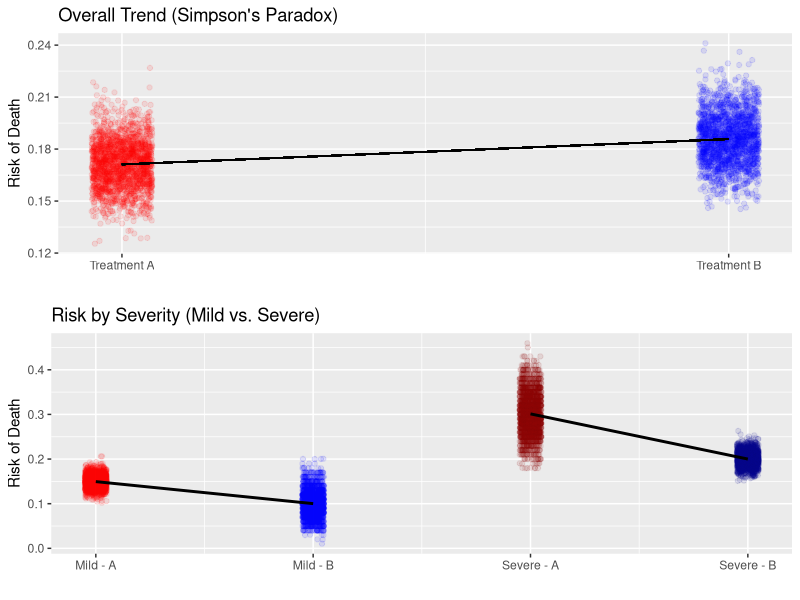
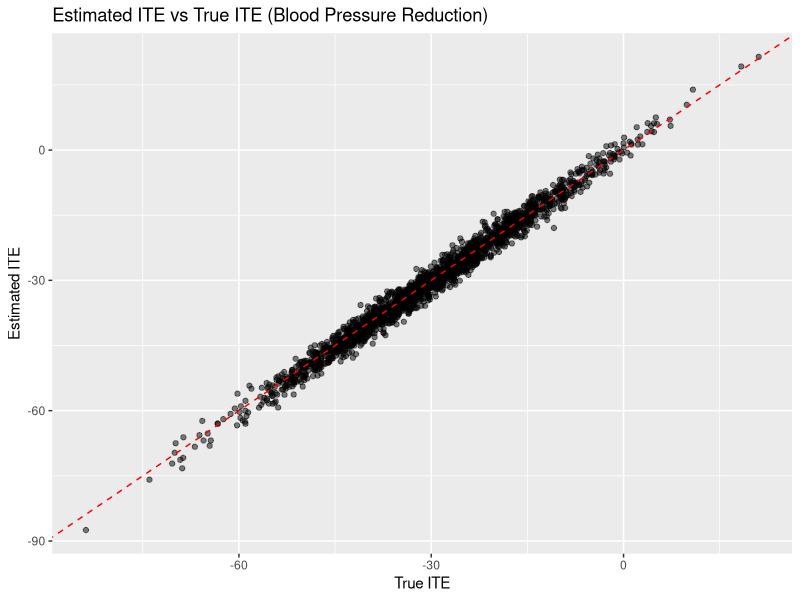
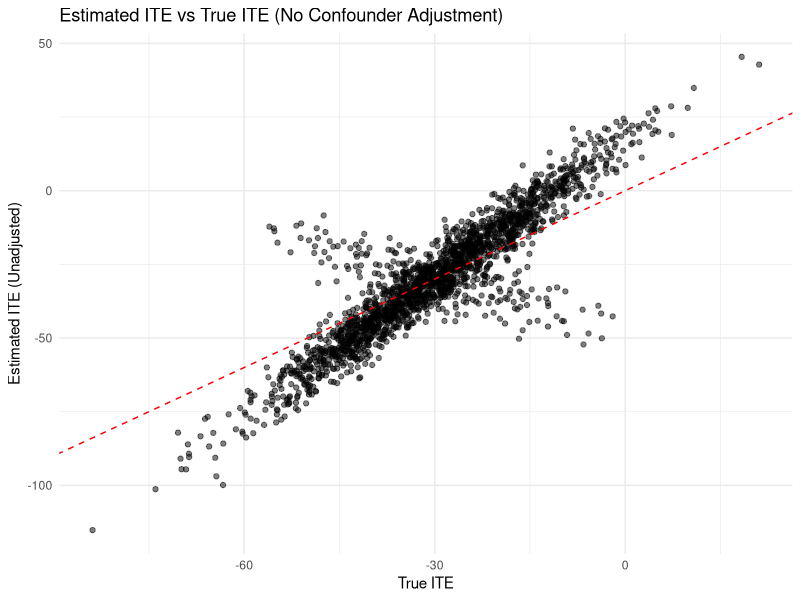
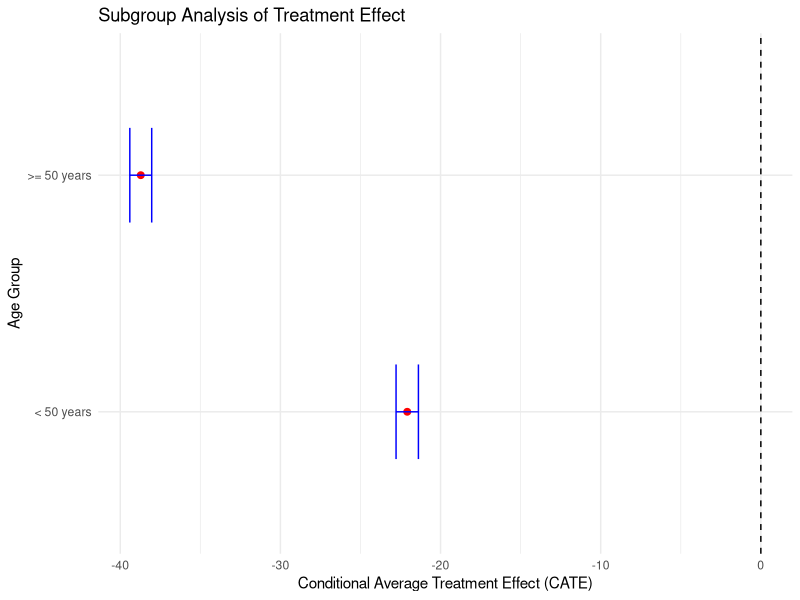
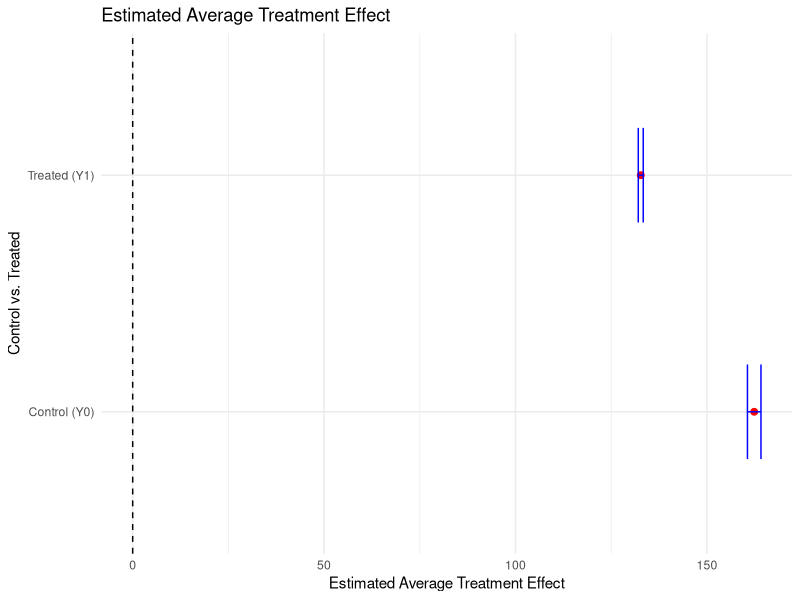
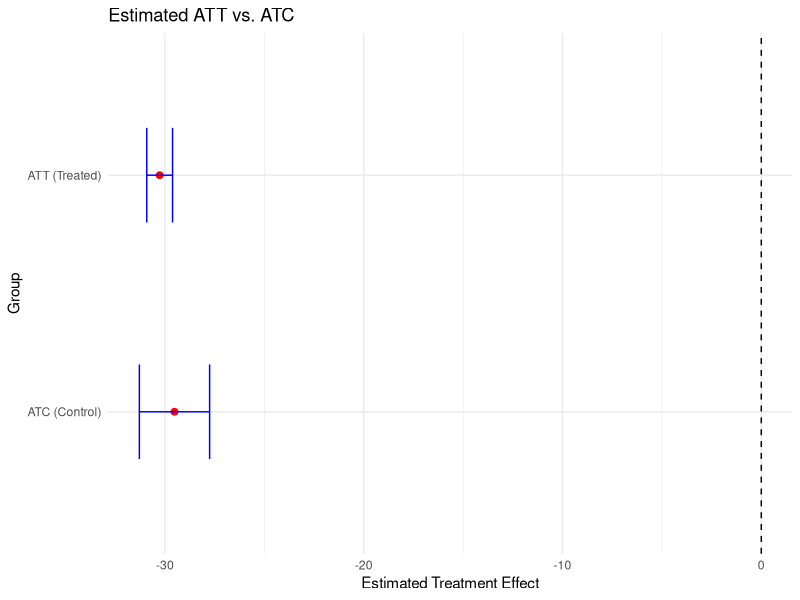

Generate these figures, in order, with R:
## ---- chunk 1

install.packages(c("ggplot2", "dplyr", "gridExtra"))

# Optional: for tidying model output
install.packages("broom")

## ---- chunk 2

library(ggplot2)
library(dplyr)
library(gridExtra)

# Optional if using tidy model outputs:
# library(broom)

## ---- chunk 3

sessionInfo()

## ---- chunk 4

# Simulates data for 2,000 trials of patients by severity and treatment.
# Calculates average death rates for each subgroup and for Treatment A vs B.

library(ggplot2)
library(dplyr)

n_simulations <- 2000

rate11 <- numeric(n_simulations)  # Mild & Treatment A
rate12 <- numeric(n_simulations)  # Mild & Treatment B
rate21 <- numeric(n_simulations)  # Severe & Treatment A
rate22 <- numeric(n_simulations)  # Severe & Treatment B
rate1  <- numeric(n_simulations)  # Overall Treatment A
rate2  <- numeric(n_simulations)  # Overall Treatment B

for (i in 1:n_simulations) {
  severity <- rep(c("Mild", "Severe"), each = 700)
  treatment <- c(rep("Treatment A", 600), rep("Treatment B", 100), 
                 rep("Treatment A", 100), rep("Treatment B", 600))
  outcome <- c(rbinom(600, 1, 0.15), rbinom(100, 1, 0.1), rbinom(100, 1, 0.3), 
               rbinom(600, 1, 0.2))

  data <- data.frame(Severity = severity, Treatment = treatment, 
                     Outcome = outcome)

  death_counts <- tapply(data$Outcome, list(data$Severity, data$Treatment), 
                         sum)
  total_counts <- table(data$Severity, data$Treatment)
  proportions <- death_counts / total_counts
  
  rate11[i] <- proportions["Mild", "Treatment A"]
  rate12[i] <- proportions["Mild", "Treatment B"]
  rate21[i] <- proportions["Severe", "Treatment A"]
  rate22[i] <- proportions["Severe", "Treatment B"]
  
  rate1[i] <- sum(death_counts["Mild", "Treatment A"], 
                  death_counts["Severe", "Treatment A"]) / 
              sum(total_counts["Mild", "Treatment A"], 
                  total_counts["Severe", "Treatment A"]) 
  rate2[i] <- sum(death_counts["Mild", "Treatment B"], 
                  death_counts["Severe", "Treatment B"]) / 
              sum(total_counts["Mild", "Treatment B"], 
                  total_counts["Severe", "Treatment B"])
}

## ---- chunk 5

# Calculates average death rates for each group and prints a summary table.

avg_rate11 <- mean(rate11) * 100  
avg_rate12 <- mean(rate12) * 100
avg_rate21 <- mean(rate21) * 100
avg_rate22 <- mean(rate22) * 100
avg_rate1  <- mean(rate1) * 100
avg_rate2  <- mean(rate2) * 100

final_table <- data.frame(
  Treatment = c("Treatment A", "Treatment B"),
  Mild_Avg = paste(round(c(avg_rate11, avg_rate12), 1), "%"),
  Severe_Avg = paste(round(c(avg_rate21, avg_rate22), 1), "%"),
  Total_Avg = paste(round(c(avg_rate1, avg_rate2), 1), "%")
)

final_table

## ---- chunk 6

# This chunk creates two plots:
# 1. Overall trend ignoring severity (showing the paradox)
# 2. Subgroup trends by severity (revealing the truth)
# Warnings are suppressed for a cleaner output

suppressWarnings({
  library(gridExtra)

  # Plot 1: Overall treatment death risk comparison
  overall_plot_data <- data.frame(
    X_Pos = rep(c(1, 2), each = n_simulations), 
    Death_rate = c(rate1, rate2),  
    Treatment = rep(c("Treatment A", "Treatment B"), each = n_simulations)
  )

  p1 <- ggplot(overall_plot_data, aes(x = X_Pos, y = Death_rate, 
                                      color = Treatment)) +
    geom_point(alpha = 0.1, position = position_jitter(width = 0.05), 
               show.legend = FALSE) +
    geom_segment(aes(x = 1, xend = 2, y = avg_rate1 / 100, 
                     yend = avg_rate2 / 100), color = "black") +
    scale_x_continuous(breaks = c(1, 2), 
                       labels = c("Treatment A", "Treatment B")) +
    scale_color_manual(values = c("Treatment A" = "red", 
                                  "Treatment B" = "blue")) +
    labs(title = "Overall Trend (Simpson's Paradox)", x = "", 
         y = "Risk of Death")

  # Plot 2: By severity
  plot_data_p2 <- data.frame(
    X_Pos = rep(1:4, each = n_simulations),
    Death_rate = c(rate11, rate12, rate21, rate22),
    Group = rep(c("Mild - A", "Mild - B", "Severe - A", "Severe - B"), 
                each = n_simulations),
    Severity = rep(c("Mild", "Mild", "Severe", "Severe"), each = n_simulations)
  )

  p2 <- ggplot(plot_data_p2, aes(x = X_Pos, y = Death_rate, color = Group)) +
    geom_point(alpha = 0.1, position = position_jitter(width = 0.05)) +
    geom_smooth(data = subset(plot_data_p2, Severity == "Mild"), method = "lm", 
                se = FALSE, color = "black") +
    geom_smooth(data = subset(plot_data_p2, Severity == "Severe"), 
                method = "lm", se = FALSE, color = "black") +
    scale_x_continuous(breaks = 1:4, 
              labels = c("Mild - A", "Mild - B", "Severe - A", "Severe - B")) +
    scale_color_manual(values = c("Mild - A" = "red", "Mild - B" = "blue", 
                                  "Severe - A" = "darkred", 
                                  "Severe - B" = "darkblue")) +
    labs(title = "Risk by Severity (Mild vs. Severe)", x = "", 
         y = "Risk of Death") +
    guides(color = "none")

  grid.arrange(p1, p2, nrow = 2)
})

## ---- chunk 7

# Fits a linear model to estimate how treatment and severity affect death risk
# Displays if there's an interaction between them

regression_data <- data.frame(
  Death_rate = c(rate11, rate12, rate21, rate22),
  Treatment = rep(c(0, 1, 0, 1), each = n_simulations),
  Severity = rep(c(0, 0, 1, 1), each = n_simulations)
)

regression_data$Interaction <- regression_data$Treatment * 
  regression_data$Severity

model <- lm(Death_rate ~ Treatment + Severity + Interaction, 
            data = regression_data)
summary(model)

## ---- chunk 8

# Simulate data for 2,000 individuals
n <- 2000

# Generate baseline covariates (age, BMI, cholesterol)
age <- rnorm(n, mean = 50, sd = 10)           
# Normally distributed age centered around 50
bmi <- rnorm(n, mean = 25, sd = 4)            
# BMI centered around 25
cholesterol <- rnorm(n, mean = 200, sd = 30)  
# Cholesterol centered around 200

# Simulate treatment assignment using logistic regression:
# Older individuals with higher cholesterol are more likely to be treated
treatment <- rbinom(n, 1, plogis(0.05 * age + 0.01 * cholesterol - 2))

# Simulate potential outcome without treatment (Y(0))
# Outcome depends on age, BMI, and cholesterol plus random noise
y_0 <- 140 - 0.5 * age + 0.3 * bmi + 0.2 * cholesterol + rnorm(n, sd = 5)

# Simulate potential outcome with treatment (Y(1))
# Treatment effect varies with age and cholesterol and adds its own noise
y_1 <- y_0 - (40 + 1.0 * age - 0.3 * cholesterol) + rnorm(n, sd = 1.5)

# Observed outcome: if treated, observe Y(1); otherwise, observe Y(0)
y <- ifelse(treatment == 1, y_1, y_0)

# Calculate the true Individual Treatment Effect (ITE)
true_ite <- y_1 - y_0  # Difference between potential outcomes for each person

# Combine into a data frame for analysis
data <- data.frame(
  age,
  bmi,
  cholesterol,
  treatment,
  y,           # observed outcome
  true_ite     # the true (unobserved) individual causal effect
)

# Preview the first few rows of the dataset
head(data)

## ---- chunk 9

# Fit separate linear models for control and treatment groups
control_model <- lm(y ~ age + bmi + cholesterol, data = data, 
                    subset = (treatment == 0))
treatment_model <- lm(y ~ age + bmi + cholesterol, data = data, 
                      subset = (treatment == 1))

# Predict outcomes under control and treatment for everyone
data$y0_hat <- predict(control_model, newdata = data)  # predicted Y(0)
data$y1_hat <- predict(treatment_model, newdata = data)  # predicted Y(1)

# Estimate ITE as the difference between predicted outcomes
data$ite_estimate <- data$y1_hat - data$y0_hat

# Show predicted potential outcomes and estimated ITEs
head(data[c("ite_estimate", "y0_hat", "y1_hat")])

## ---- chunk 10

library(ggplot2)

ggplot(data, aes(x = true_ite, y = ite_estimate)) + 
  geom_point(alpha = 0.5) + 
  geom_abline(slope = 1, intercept = 0, col = "red", linetype = "dashed") + 
  labs(title = "Estimated ITE vs True ITE (Blood Pressure Reduction)",
      x = "True ITE",
      y = "Estimated ITE")

## ---- chunk 11

# Estimate average potential outcomes without adjusting for covariates
y0_hat_simple <- mean(data$y[data$treatment == 0])  
y1_hat_simple <- mean(data$y[data$treatment == 1])  

# Fill in predicted values based on group averages
data$y0_hat_simple <- ifelse(data$treatment == 1, y0_hat_simple, data$y)  
data$y1_hat_simple <- ifelse(data$treatment == 0, y1_hat_simple, data$y)  

## ---- chunk 12

data$ite_estimate_simple <- data$y1_hat_simple - data$y0_hat_simple

ggplot(data, aes(x = true_ite, y = ite_estimate_simple)) + 
  geom_point(alpha = 0.5) + 
  geom_abline(slope = 1, intercept = 0, col = "red", linetype = "dashed") + 
  labs(title = "Estimated ITE vs True ITE (No Confounder Adjustment)",
       x = "True ITE",
       y = "Estimated ITE (Unadjusted)") +
  theme_minimal()

## ---- chunk 13

top_beneficiaries <- data[order(data$ite_estimate), ][1:10, ]
top_beneficiaries[, c("age", "bmi", "cholesterol", "ite_estimate")]

## ---- chunk 14

threshold <- 50

cate_young <- mean(data$ite_estimate[data$age < threshold])
cate_old <- mean(data$ite_estimate[data$age >= threshold])

## ---- chunk 15

results <- data.frame(
  age_group = c("< 40 years", ">= 40 years"),
  cate_estimate = c(cate_young, cate_old)
)

print(results)

## ---- chunk 16

# Compute standard errors for ITE estimates in younger and older subgroups
cate_young_se <- sd(data$ite_estimate[data$age < threshold]) / sqrt(sum(data$age < threshold))
cate_old_se <- sd(data$ite_estimate[data$age >= threshold]) / sqrt(sum(data$age >= threshold))

results <- data.frame(
  age_group = c("< 50 years", ">= 50 years"),
  cate_estimate = c(cate_young, cate_old),
  lower = c(cate_young - 1.96 * cate_young_se, cate_old - 1.96 * cate_old_se),
  upper = c(cate_young + 1.96 * cate_young_se, cate_old + 1.96 * cate_old_se)
)

ggplot(results, aes(y = age_group, x = cate_estimate)) +
  geom_point(color = "red", size = 2) +  
  geom_errorbar(aes(xmin = lower, xmax = upper), width = 0.4, color = "blue") + 
  geom_vline(xintercept = 0, linetype = "dashed", color = "black") + 
  labs(title = "Subgroup Analysis of Treatment Effect",
       x = "Conditional Average Treatment Effect (CATE)",
       y = "Age Group") +
  theme_minimal()

## ---- chunk 17

ate <- mean(data$ite_estimate)

print(paste("The Average Treatment Effect (ATE) is", round(ate, 2)))

## ---- chunk 18

# Compute standard errors for ITE estimates in control and treated groups
control_se <- 
  sd(data$ite_estimate[data$treatment == 0]) / sqrt(sum(data$treatment == 0))
treated_se <- 
  sd(data$ite_estimate[data$treatment == 1]) / sqrt(sum(data$treatment == 1))

# Get mean predicted potential outcomes for each group
control_mean <- mean(data$y0_hat[data$treatment == 0])
treated_mean <- mean(data$y1_hat[data$treatment == 1])

results <- data.frame(
  group = c("Control (Y0)", "Treated (Y1)"),
  ate_estimate = c(control_mean, treated_mean),
  lower = c(control_mean - 1.96 * control_se, treated_mean - 1.96 * treated_se),
  upper = c(control_mean + 1.96 * control_se, treated_mean + 1.96 * treated_se)
)

ggplot(results, aes(y = group, x = ate_estimate)) +
  geom_point(color = "red", size = 2) +  
  geom_errorbar(aes(xmin = lower, xmax = upper), width = 0.4, color = "blue") + 
  geom_vline(xintercept = 0, linetype = "dashed", color = "black") + 
  labs(title = "Estimated Average Treatment Effect",
       x = "Estimated Average Treatment Effect",
       y = "Control vs. Treated") +
  theme_minimal()

## ---- chunk 19

att <- mean(data$ite_estimate[data$treatment == 1])

print(paste("The Average Treatment Effect on the Treated (ATT) is", 
            round(att, 2)))

## ---- chunk 20

atc <- mean(data$ite_estimate[data$treatment == 0])

print(paste("The Average Treatment Effect on the Control (ATC) is", 
            round(atc, 2)))

## ---- chunk 21

# Standard error for ATT: variability among treated individuals
att_se <- sd(data$ite_estimate[data$treatment == 1]) / 
  sqrt(sum(data$treatment == 1))

# Standard error for ATC: variability among control individuals
atc_se <- sd(data$ite_estimate[data$treatment == 0]) / 
  sqrt(sum(data$treatment == 0))

results <- data.frame(
  group = c("ATT (Treated)", "ATC (Control)"),
  estimate = c(att, atc),
  lower = c(att - 1.96 * att_se, atc - 1.96 * atc_se),
  upper = c(att + 1.96 * att_se, atc + 1.96 * atc_se)
)

ggplot(results, aes(y = group, x = estimate)) +
  geom_point(color = "red", size = 2) +  
  geom_errorbar(aes(xmin = lower, xmax = upper), width = 0.4, color = "blue") + 
  geom_vline(xintercept = 0, linetype = "dashed", color = "black") + 
  labs(title = "Estimated ATT vs. ATC",
       x = "Estimated Treatment Effect",
       y = "Group") +
  theme_minimal()

## ---- chunk 22

# Simulate data for 2,000 individuals, each with age group and pollution exposure
n <- 2000

age_group <- rbinom(n, 1, 0.6)  # 60% are older adults
pollution <- rbinom(n, 1, ifelse(age_group == 1, 0.8, 0.2))  # Older adults more likely to be exposed to pollution

# Health outcome depends on both age and pollution, with some noise
health <- 80 - 15 * pollution - 25 * age_group + rnorm(n, 0, 5)

data <- data.frame(age_group, pollution, health)

## ---- chunk 23

# Linear regression adjusting for age group
model <- lm(health ~ pollution + age_group, data = data)
ate <- summary(model)$coefficients["pollution", "Estimate"]

# Print true ATE from the full population
print(paste("The average treatment effect for the 2000 observation units is", round(ate, 2)))

## ---- chunk 24

# Create unequal distribution: more older people in polluted group, more younger in non-polluted group

# Sample 100 young and 400 older from polluted group
polluted_young <- data[data$pollution == 1 & data$age_group == 0, ]
polluted_young <- polluted_young[sample(1:nrow(polluted_young), 100), ]

polluted_old <- data[data$pollution == 1 & data$age_group == 1, ]
polluted_old <- polluted_old[sample(1:nrow(polluted_old), 400), ]
polluted_sample <- rbind(polluted_young, polluted_old)

# Sample 400 young and 100 older from non-polluted group
non_polluted_young <- data[data$pollution == 0 & data$age_group == 0, ]
non_polluted_young <- non_polluted_young[sample(1:nrow(non_polluted_young), 400), ]

non_polluted_old <- data[data$pollution == 0 & data$age_group == 1, ]
non_polluted_old <- non_polluted_old[sample(1:nrow(non_polluted_old), 100), ]
non_polluted_sample <- rbind(non_polluted_young, non_polluted_old)

# Combine the two biased groups
combined_sample <- rbind(polluted_sample, non_polluted_sample)

## ---- chunk 25

# Model that ignores age group (confounder)
model_sample_bias <- lm(health ~ pollution, data = combined_sample)
ate_sample_bias <- summary(model_sample_bias)$coefficients["pollution", "Estimate"]

print(paste("The average treatment effect for the 1000 observation units is", round(ate_sample_bias, 2)))

## ---- chunk 26

# Model that includes age group to adjust for confounding
model_sample <- lm(health ~ pollution + age_group, data = combined_sample)
ate_sample <- summary(model_sample)$coefficients["pollution", "Estimate"]

print(paste("The average treatment effect for the 1000 observation units is", round(ate_sample, 2)))
